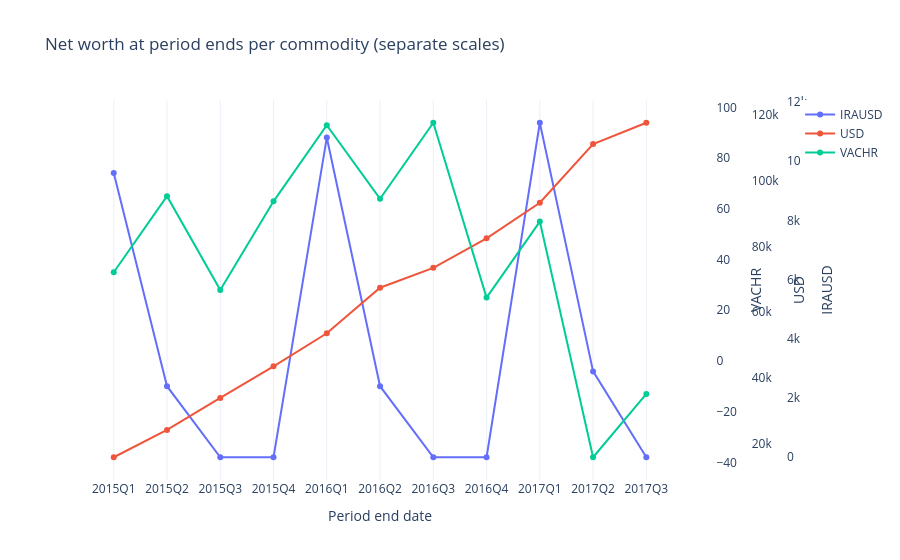

The code cell stored with this chart in its notebook:
### Code cell
fig = get_plotly_fig_all_axes_right(net_worths_per_comm_conv)
fig.show()

### Figure 1 — Plotly figure (JSON) as saved in the notebook; plotly's stock layout.template omitted (floating-point values rounded to 4 significant figures)
{"data": [{"mode": "lines+markers", "name": "IRAUSD", "type": "scatter", "x": ["2015Q1", "2015Q2", "2015Q3", "2015Q4", "2016Q1", "2016Q2", "2016Q3", "2016Q4", "2017Q1", "2017Q2", "2017Q3"], "y": [9600, 2400, 0, 0, 10800, 2400, 0, 0, 11300, 2900, 0], "yaxis": "y"}, {"mode": "lines+markers", "name": "USD", "type": "scatter", "x": ["2015Q1", "2015Q2", "2015Q3", "2015Q4", "2016Q1", "2016Q2", "2016Q3", "2016Q4", "2017Q1", "2017Q2", "2017Q3"], "y": [15780.0, 24110.0, 33850.0, 43480.0, 53550.0, 67400.0, 73460.0, 82450.0, 93280.0, 111200.0, 117600.0], "yaxis": "y2"}, {"mode": "lines+markers", "name": "VACHR", "type": "scatter", "x": ["2015Q1", "2015Q2", "2015Q3", "2015Q4", "2016Q1", "2016Q2", "2016Q3", "2016Q4", "2017Q1", "2017Q2", "2017Q3"], "y": [35, 65, 28, 63, 93, 64, 94, 25, 55, -38, -13], "yaxis": "y3"}], "layout": {"hovermode": "x unified", "title": {"text": "Net worth at period ends per commodity (separate scales)"}, "xaxis": {"domain": [0, 0.85], "title": {"text": "Period end date"}, "type": "category"}, "yaxis": {"anchor": "free", "position": 1, "showgrid": false, "side": "right", "title": {"text": "IRAUSD"}, "zeroline": false}, "yaxis2": {"anchor": "free", "overlaying": "y", "position": 0.95, "showgrid": false, "side": "right", "title": {"text": "USD"}, "zeroline": false}, "yaxis3": {"anchor": "free", "overlaying": "y", "position": 0.9, "showgrid": false, "side": "right", "title": {"text": "VACHR"}, "zeroline": false}}}
